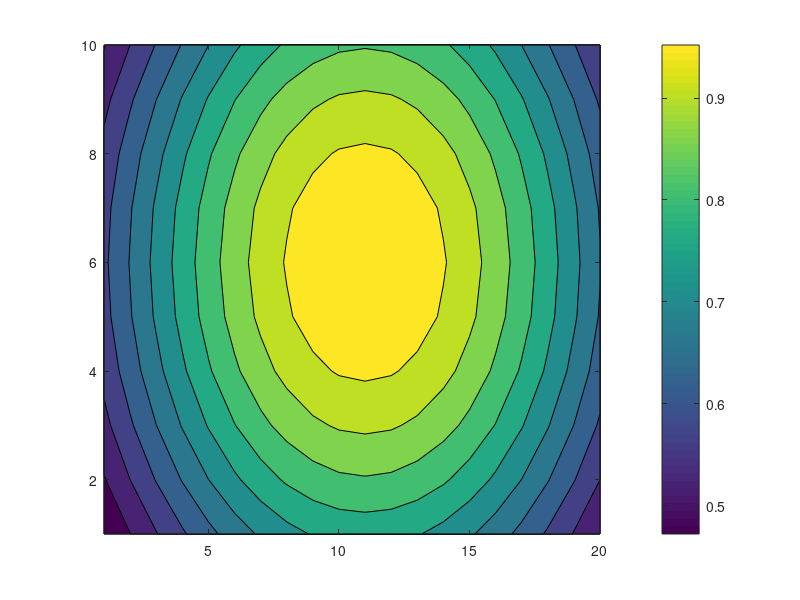

The MATLAB script that drew this image: (Note: this script raises an error after producing the figure.)
clear all
close all
%restoredefaultpath
%addpath(genpath('../../../../gsw_matlab_v3_02'))

nx=20;
ny=10;
nz=101;

x=linspace(0,2*pi*4,nx);
y=linspace(0,2*pi*4/floor(nx/ny),ny);
[X,Y]=meshgrid(x,y);
Z1=sin(X).*sin(Y);

x=linspace(0,2*pi*2,nx);
y=linspace(0,2*pi*2/floor(nx/ny),ny);
[X,Y]=meshgrid(x,y);
Z2=sin(X).*sin(Y);

s=linspace(35,37,nz);
t=linspace(15,5,nz);
p=linspace(0,4000,nz);

t=repmat(t, [nx 1]);
t=repmat(permute(t,[3 2 1]),[ny 1 1]);
t=permute(t,[2 1 3]);
s=repmat(s, [nx 1]);
s=repmat(permute(s,[3 2 1]),[ny 1 1]);
s=permute(s,[2 1 3]);
p=repmat(p, [nx 1]);
p=repmat(permute(p,[3 2 1]),[ny 1 1]);
p=permute(p,[2 1 3]);

Z1=repmat(permute(Z1,[3 1 2]),[nz 1 1]);
Z2=repmat(permute(Z2,[3 1 2]),[nz 1 1]);

%%%%%%%%%%%%%%%%%%%%
% exponential function
[XX,YY]=meshgrid(0:nx-1,0:ny-1);
cx=floor(nx/2);
cy=floor(ny/2);
ex=exp(-(1/(10*nx))*((XX-cx).^2+(nx/ny)*(YY-cy).^2));

contourf(ex)
colorbar
ex=repmat(permute(ex,[3 1 2]),[nz 1 1]);

%%%%%%%%%%%%%%%%%%%%

t=t.*(1+0.2*Z1)+20*ex;
s=s.*(1+0.02*Z2);

r=gsw_rho(s,t,0*p);

lat=linspace(-80,80,ny);
lon=linspace(0,360,nx+1);
lon=lon(1:end-1);

lat=repmat(lat, [nx 1]);
lats=repmat(permute(lat,[3 2 1]),[nz 1 1]);

lon=repmat(lon, [ny 1]);
longs=repmat(permute(lon,[3 1 2]),[nz 1 1]);

figure
contourf(squeeze(r(1,:,:)))
colorbar
figure
contourf(squeeze(r(:,8,:)))
colorbar


ct=t;
vars = {'s','ct','p','lats','longs'};
save('data/input_data.mat',vars{:})
